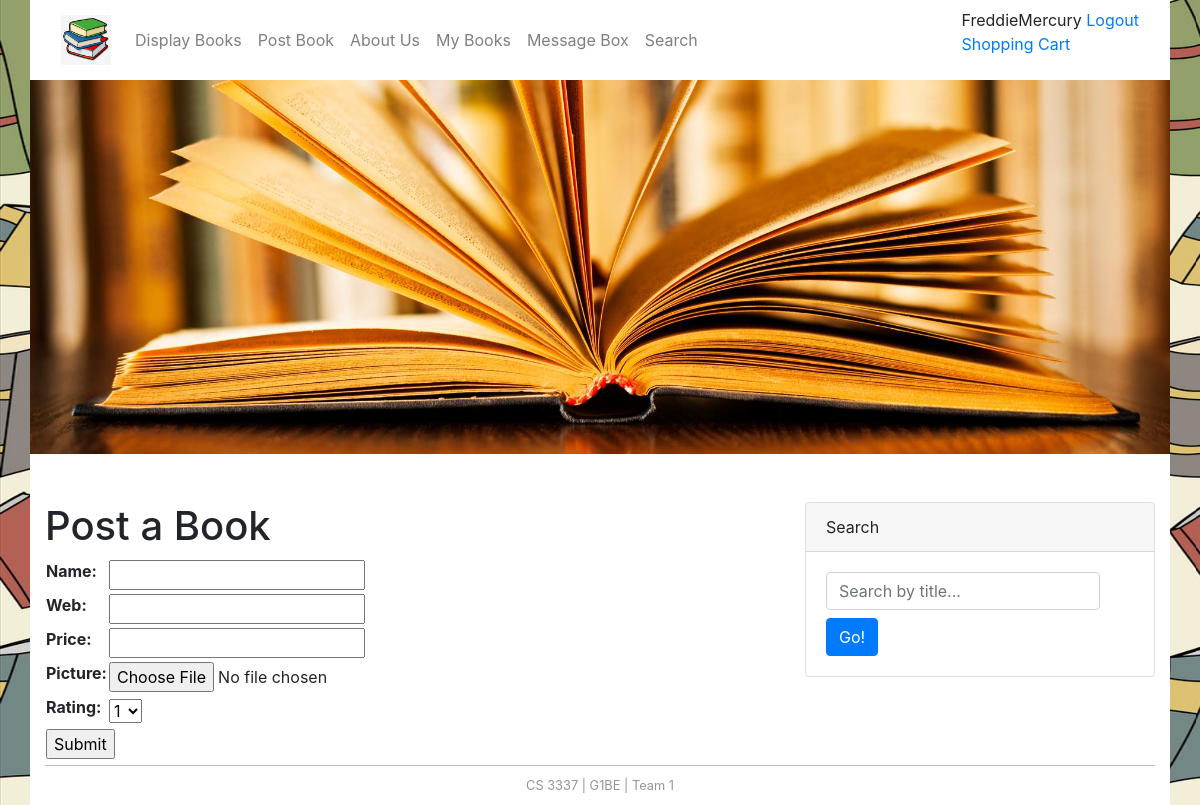
The page /postbook (signed in) on the database its author committed.
### bookMng/models.py (models this page shows, shortened)
class MainMenu(models.Model):
    item = models.CharField(max_length=200, unique=True)
    link = models.CharField(max_length=200, unique=True)

### bookMng/views.py (the view)
# urls.py: path('postbook', views.postbook, name='postbook'),
@login_required(login_url=reverse_lazy('login'))
def postbook(request):
    submitted = False
    if request.method == 'POST':
        form = BookForm(request.POST, request.FILES)
        if form.is_valid():
            book = form.save(commit=False)
            try:
                book.username = request.user
            except Exception:
                pass
            book.save()
            return HttpResponseRedirect('/postbook?submitted=True')
    else:
        form = BookForm()
        if 'submitted' in request.GET:
            submitted = True
    return render(request,
                  'bookMng/postbook.html',
                  {
                      'form': form,
                      'item_list': MainMenu.objects.all(),
                      'submitted': submitted
                  })

### bookMng/forms.py
class BookForm(ModelForm):
    class Meta:
        model = Book
        fields = [
            'name',
            'web',
            'price',
            'picture',
            'rating',
        ]

### bookEx/templates/bookMng/postbook.html (shortened to what this page needs)
{% extends "base.html" %}
{% load static %}
{% block content %}
<h1> Post a Book </h1>
{% if submitted %}
    <h1> You posted a book successfully </h1>
{% else %}
  <form action="" enctype="multipart/form-data" method="post" novalidate>
      <table>
          {{ form.as_table }}
          <tr>
              <td colspan="2">
                  <input type="submit" value="Submit">
              </td>
          </tr>
      </table>
  </form>
{% endif %}
{% endblock content %}

### bookEx/templates/base.html (shortened to what this page needs)
{% load static %}
<!DOCTYPE html>
<html lang="en">
<head>
    <link href="{% static 'main1.css' %}" rel="stylesheet" type="text/css">
    <link rel="stylesheet" href="https://stackpath.bootstrapcdn.com/bootstrap/4.3.1/css/bootstrap.min.css">
</head>
<body>
<div class="container">
        <nav class="navbar sticky-top navbar-expand-lg navbar-light" style = "background-color: #ffffff;">
            <a class="navbar-brand" href="\">
             <img src="{% static 'logo.jpg' %}" width="50" height="50" alt="" />
            </a>
            <div class="collapse navbar-collapse" id="navbarNav">
                <ul class="navbar-nav">
                 {% for item in item_list %}
                    <li class="nav-item">
                    <a class="nav-link" href="{{ item.link }}"> {{ item.item }} </a>
                    </li>
                    {% endfor %}
                </ul>
            </div>
            <span style="float: right; align: right;">
                    {% if user.is_authenticated %}
                       {{ user.username }}
                       <a href="{% url 'my_logout' %}?next=/">Logout</a>
                    {% else %}
                       Not Logged in
                       <a href="{% url 'login' %}?next=/">Login</a>
                    {% endif %}
                <p>
                                <a href="{% url 'purchase' %}"> Shopping Cart </a></p>
                    </span>
        </nav>
        <div id="topbanner" class="row">
            <img src="{% static 'topbanner.jpg' %}" class="img-fluid" alt="" />
        </div>
        <div class="row mt-5">
            <div class="col-8">
                {% block content %}
                {% endblock content %}
            </div>
            <div class="col-4">
                    <div class="card mb-4">
                        <div class="card-header">Search</div>
                        <div class="card-body">
                            <div class="input-group">
                                <form action="{% url 'searchresults' %}" method="get">
                                <input class="form-control mb-2" name = 'q' type="text" placeholder="Search by title..." />
                                <button class="btn btn-primary" id="button-search" type="submit">Go!</button>
                                </form>
                            </div>
                        </div>
                    </div>
            </div>
        </div>
    <footer id="footer"> CS 3337 | G1BE | Team 1</footer>
</div>
</body>
</html>

### bookEx/static/main1.css (style rules this page uses)
body { background-image: url("book_wallpaper.png"); background-repeat: round; }
.container { background-color: #ffffff !important; }
#footer { text-align: center; font-size: 0.8em; margin-top: 5px; padding-top: 10px; padding-bottom: 10px; background-color: #FFFFFF; border-top: thin solid #BBBBBB; clear: both; color: #969696; }

### rows shown on the page
MainMenu: item "Display Books"
MainMenu: item "Post Book"
MainMenu: item "About Us"
MainMenu: item "My Books"
MainMenu: item "Message Box"
MainMenu: item "Search"

### other values the page prints
{{ user.username }} "FreddieMercury"
